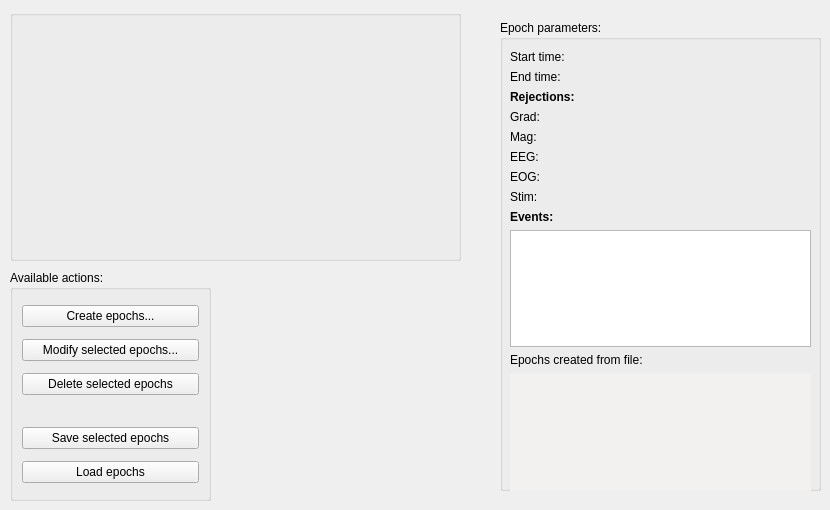
            <widget class="QWidget" name="tabEpoching">
             <attribute name="title">
              <string>Epoching</string>
             </attribute>
             <widget class="QGroupBox" name="groupBoxAvailableEpoching">
              <property name="geometry">
               <rect>
                <x>10</x>
                <y>270</y>
                <width>201</width>
                <height>231</height>
               </rect>
              </property>
              <property name="sizePolicy">
               <sizepolicy hsizetype="Ignored" vsizetype="Ignored">
                <horstretch>0</horstretch>
                <verstretch>0</verstretch>
               </sizepolicy>
              </property>
              <property name="maximumSize">
               <size>
                <width>16777215</width>
                <height>16777215</height>
               </size>
              </property>
              <property name="title">
               <string>Available actions:</string>
              </property>
              <layout class="QVBoxLayout" name="verticalLayout_2">
               <item>
                <layout class="QVBoxLayout" name="verticalLayout_13">
                 <item>
                  <widget class="QPushButton" name="pushButtonCreateEpochs">
                   <property name="text">
                    <string>Create epochs...</string>
                   </property>
                  </widget>
                 </item>
                 <item>
                  <widget class="QPushButton" name="pushButtonModifyEpochs">
                   <property name="text">
                    <string>Modify selected epochs...</string>
                   </property>
                  </widget>
                 </item>
                 <item>
                  <widget class="QPushButton" name="pushButtonDeleteEpochs">
                   <property name="text">
                    <string>Delete selected epochs</string>
                   </property>
                  </widget>
                 </item>
                 <item>
                  <spacer name="horizontalSpacer_2">
                   <property name="orientation">
                    <enum>Qt::Horizontal</enum>
                   </property>
                   <property name="sizeHint" stdset="0">
                    <size>
                     <width>40</width>
                     <height>20</height>
                    </size>
                   </property>
                  </spacer>
                 </item>
                 <item>
                  <widget class="QPushButton" name="pushButtonSaveEpochs">
                   <property name="text">
                    <string>Save selected epochs</string>
                   </property>
                  </widget>
                 </item>
                 <item>
                  <widget class="QPushButton" name="pushButtonLoadEpochs">
                   <property name="text">
                    <string>Load epochs</string>
                   </property>
                  </widget>
                 </item>
                </layout>
               </item>
              </layout>
             </widget>
             <widget class="QWidget" name="horizontalLayoutWidget">
              <property name="geometry">
               <rect>
                <x>10</x>
                <y>10</y>
                <width>451</width>
                <height>251</height>
               </rect>
              </property>
              <layout class="QHBoxLayout" name="horizontalLayout_11">
               <item>
                <widget class="QGroupBox" name="groupBoxEpochsEpoching">
                 <property name="sizePolicy">
                  <sizepolicy hsizetype="Preferred" vsizetype="Preferred">
                   <horstretch>0</horstretch>
                   <verstretch>0</verstretch>
                  </sizepolicy>
                 </property>
                 <property name="title">
                  <string/>
                 </property>
                </widget>
               </item>
              </layout>
             </widget>
             <widget class="QGroupBox" name="groupBox">
              <property name="geometry">
               <rect>
                <x>500</x>
                <y>20</y>
                <width>321</width>
                <height>471</height>
               </rect>
              </property>
              <property name="title">
               <string>Epoch parameters:</string>
              </property>
              <widget class="QWidget" name="verticalLayoutWidget_5">
               <property name="geometry">
                <rect>
                 <x>10</x>
                 <y>30</y>
                 <width>301</width>
                 <height>441</height>
                </rect>
               </property>
               <layout class="QVBoxLayout" name="verticalLayout_9">
                <item>
                 <layout class="QVBoxLayout" name="verticalLayout_11">
                  <item>
                   <widget class="QLabel" name="labelTmin">
                    <property name="text">
                     <string>Start time:</string>
                    </property>
                   </widget>
                  </item>
                  <item>
                   <widget class="QLabel" name="labelTmax">
                    <property name="text">
                     <string>End time:</string>
                    </property>
                   </widget>
                  </item>
                 </layout>
                </item>
                <item>
                 <widget class="QLabel" name="labelRejections">
                  <property name="font">
                   <font>
                    <weight>75</weight>
                    <bold>true</bold>
                   </font>
                  </property>
                  <property name="text">
                   <string>Rejections:</string>
                  </property>
                 </widget>
                </item>
                <item>
                 <layout class="QVBoxLayout" name="verticalLayout_12">
                  <item>
                   <widget class="QLabel" name="labelGradReject">
                    <property name="text">
                     <string>Grad:</string>
                    </property>
                   </widget>
                  </item>
                  <item>
                   <widget class="QLabel" name="labelMagReject">
                    <property name="text">
                     <string>Mag:</string>
                    </property>
                   </widget>
                  </item>
                  <item>
                   <widget class="QLabel" name="labelEegReject">
                    <property name="text">
                     <string>EEG:</string>
                    </property>
                   </widget>
                  </item>
                  <item>
                   <widget class="QLabel" name="labelEogReject">
                    <property name="text">
                     <string>EOG:</string>
                    </property>
                   </widget>
                  </item>
                  <item>
                   <widget class="QLabel" name="labelStimReject">
                    <property name="text">
                     <string>Stim:</string>
                    </property>
                   </widget>
                  </item>
                  <item>
                   <layout class="QVBoxLayout" name="verticalLayout_6">
                    <item>
                     <widget class="QLabel" name="labelEvents_2">
                      <property name="font">
                       <font>
                        <weight>75</weight>
                        <bold>true</bold>
                       </font>
                      </property>
                      <property name="text">
                       <string>Events:</string>
                      </property>
                      <property name="scaledContents">
                       <bool>true</bool>
                      </property>
                      <property name="wordWrap">
                       <bool>true</bool>
                      </property>
                     </widget>
                    </item>
                    <item>
                     <widget class="QTextBrowser" name="textBrowserEvents_2"/>
                    </item>
                    <item>
                     <widget class="QLabel" name="labelWorkingFile">
                      <property name="text">
                       <string>Epochs created from file:</string>
                      </property>
                     </widget>
                    </item>
                    <item>
                     <widget class="QTextBrowser" name="textBrowserWorkingFile">
                      <property name="palette">
                       <palette>
                        <active>
                         <colorrole role="Base">
                          <brush brushstyle="SolidPattern">
                           <color alpha="255">
                            <red>242</red>
                            <green>241</green>
                            <blue>240</blue>
                           </color>
                          </brush>
                         </colorrole>
                        </active>
                        <inactive>
                         <colorrole role="Base">
                          <brush brushstyle="SolidPattern">
                           <color alpha="255">
                            <red>242</red>
                            <green>241</green>
                            <blue>240</blue>
                           </color>
                          </brush>
                         </colorrole>
                        </inactive>
                        <disabled>
                         <colorrole role="Base">
                          <brush brushstyle="SolidPattern">
                           <color alpha="255">
                            <red>255</red>
                            <green>255</green>
                            <blue>255</blue>
                           </color>
                          </brush>
                         </colorrole>
                        </disabled>
                       </palette>
                      </property>
                      <property name="frameShape">
                       <enum>QFrame::NoFrame</enum>
                      </property>
                     </widget>
                    </item>
                   </layout>
                  </item>
                 </layout>
                </item>
               </layout>
              </widget>
             </widget>
             <zorder>groupBoxAvailableEpoching</zorder>
             <zorder>groupBoxAvailableEpoching</zorder>
             <zorder>horizontalLayoutWidget</zorder>
             <zorder>groupBox</zorder>
             <zorder>pushButtonSaveEpochs</zorder>
            </widget>
